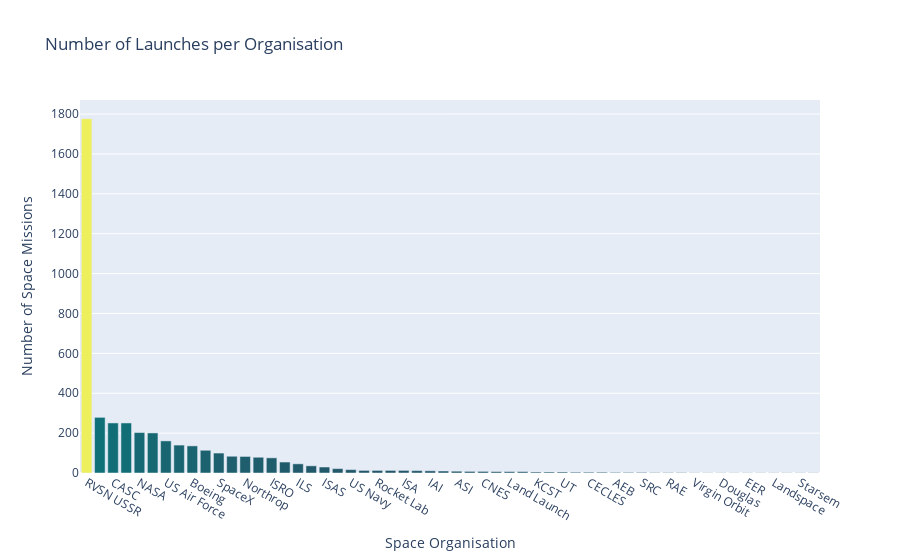

Notebook code for this chart:
### Code cell
launches_per_company = clean_df.Organisation.value_counts()
v_bar = px.bar(
        x = launches_per_company.index,
        y = launches_per_company.values,
        color = launches_per_company.values,
        color_continuous_scale='Aggrnyl',
        title='Number of Launches per Organisation')

v_bar.update_layout(xaxis_title='Space Organisation', 
                    coloraxis_showscale=False,
                    yaxis_title='Number of Space Missions')
v_bar.show()

### Figure 1 — Plotly figure (JSON) as saved in the notebook; plotly's stock layout.template omitted (floating-point values rounded to 4 significant figures)
{"data": [{"alignmentgroup": "True", "hovertemplate": "x=%{x}<br>y=%{y}<br>color=%{marker.color}<extra></extra>", "legendgroup": "", "marker": {"color": [1777, 279, 251, 251, 203, 201, 161, 140, 136, 114, 100, 84, 83, 79, 76, 55, 46, 36, 30, 22, 17, 13, 13, 13, 13, 12, 11, 10, 9, 8, 8, 7, 7, 7, 5, 5, 5, 4, 4, 4, 3, 3, 3, 2, 2, 2, 1, 1, 1, 1, 1, 1, 1, 1, 1, 1], "coloraxis": "coloraxis", "pattern": {"shape": ""}}, "name": "", "offsetgroup": "", "orientation": "v", "showlegend": false, "textposition": "auto", "type": "bar", "x": ["RVSN USSR", "Arianespace", "CASC", "General Dynamics", "NASA", "VKS RF", "US Air Force", "ULA", "Boeing", "Martin Marietta", "SpaceX", "MHI", "Northrop", "Lockheed", "ISRO", "Roscosmos", "ILS", "Sea Launch", "ISAS", "Kosmotras", "US Navy", "Eurockot", "Rocket Lab", "ESA", "ISA", "Blue Origin", "IAI", "ExPace", "ASI", "AMBA", "CNES", "MITT", "Land Launch", "JAXA", "KCST", "CASIC", "UT", "Exos", "CECLES", "Arm??e de l'Air", "AEB", "KARI", "SRC", "Yuzhmash", "RAE", "OKB-586", "Virgin Orbit", "OneSpace", "Douglas", "Sandia", "EER", "IRGC", "Landspace", "i-Space", "Starsem", "Khrunichev"], "xaxis": "x", "y": [1777, 279, 251, 251, 203, 201, 161, 140, 136, 114, 100, 84, 83, 79, 76, 55, 46, 36, 30, 22, 17, 13, 13, 13, 13, 12, 11, 10, 9, 8, 8, 7, 7, 7, 5, 5, 5, 4, 4, 4, 3, 3, 3, 2, 2, 2, 1, 1, 1, 1, 1, 1, 1, 1, 1, 1], "yaxis": "y"}], "layout": {"barmode": "relative", "coloraxis": {"colorbar": {"title": {"text": "color"}}, "colorscale": [[0, "rgb(36, 86, 104)"], [0.1667, "rgb(15, 114, 121)"], [0.3333, "rgb(13, 143, 129)"], [0.5, "rgb(57, 171, 126)"], [0.6667, "rgb(110, 197, 116)"], [0.8333, "rgb(169, 220, 103)"], [1, "rgb(237, 239, 93)"]], "showscale": false}, "legend": {"tracegroupgap": 0}, "title": {"text": "Number of Launches per Organisation"}, "xaxis": {"anchor": "y", "domain": [0, 1], "title": {"text": "Space Organisation"}}, "yaxis": {"anchor": "x", "domain": [0, 1], "title": {"text": "Number of Space Missions"}}}}
